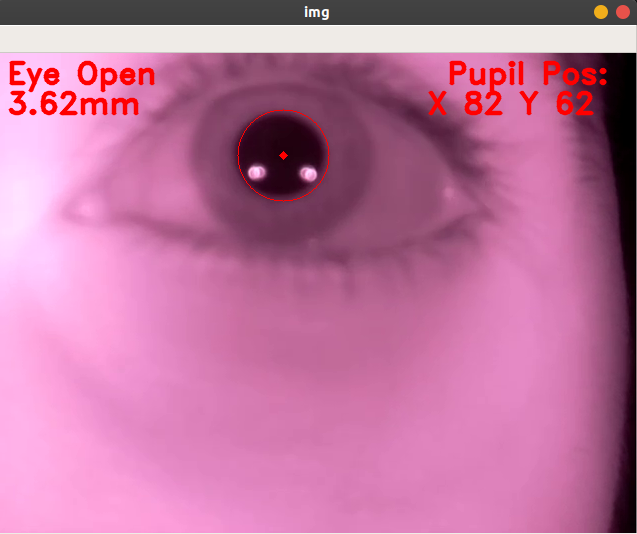
#> input picture Image1.png, 637 x 534 px, given in place of a.h264, which was not available
$ python PupilDetection.py
#> lines starting #> are read from the running program, lines starting #| are printed output that depends on the picture; after the words box and inside, x2 and y2 are one past the last pixel; in counts of white or black regions, pixels touching at a corner belong together; pictures that were not available may be replaced by others from this repository, and a replacement may not be noted
import numpy as np
import cv2
import matplotlib.pyplot as plt
import matplotlib.animation as animation
eye_cascade = cv2.CascadeClassifier('haarcascae_eye.xml')
cap = cv2.VideoCapture('a.h264')

diameter=[]
blink =False
bcount = -1
kernel = np.ones((5,5),np.uint8)
global a
font = cv2.FONT_HERSHEY_DUPLEX
try:
    while 1:
        ret, img = cap.read()
#> img is the input picture: shape (534, 637, 3); mean B, G, R 158.4, 116.6, 190.8
        gray = cv2.cvtColor(img, cv2.COLOR_BGR2GRAY)
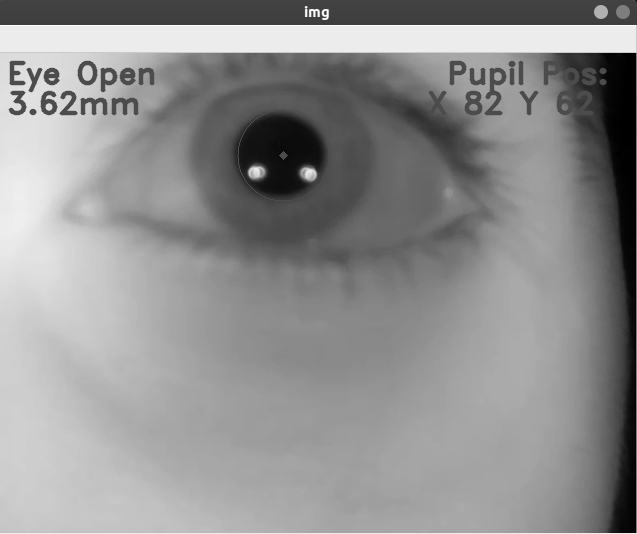
#> gray: shape (534, 637); min 0, max 255, mean 143.5
        eyes = eye_cascade.detectMultiScale(gray,1.1,7)
#> eyes = [[411, 202, 80, 80], [196, 89, 158, 158]]
        if (len(eyes)>0):
            a = "Eye Open"

            if (blink==True):
                blink=False

            cv2.putText(img,a,(10,30), font, 1,(0,0,255),2,cv2.LINE_AA)
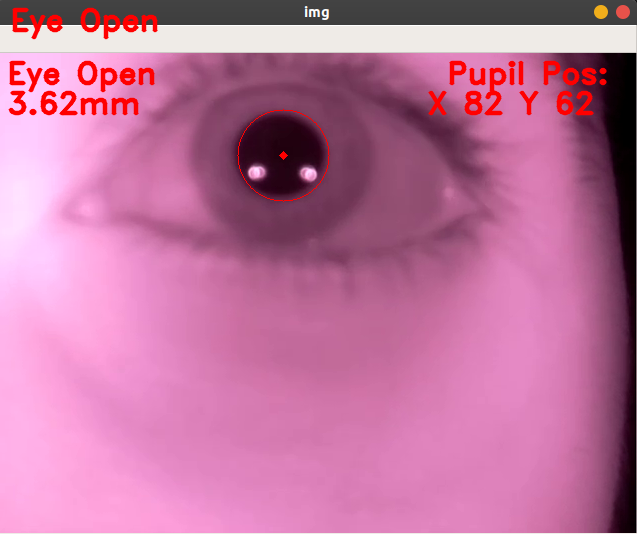
#> img: shape (534, 637, 3); 0.56% of pixels changed, all inside (x1, y1, x2, y2) = (12, 7, 158, 40)

            for (ex,ey,ew,eh) in eyes:
                #cv2.rectangle(img,(ex,ey),(ex+ew,ey+eh),(0,255,0),2)
                roi_gray2 = gray[ey:ey+eh, ex:ex+ew]
                roi_color2 = img[ey:ey+eh, ex:ex+ew]
                blur = cv2.GaussianBlur(roi_gray2,(5,5),10)
                erosion = cv2.erode(blur,kernel,iterations = 2)
                ret3,th3 = cv2.threshold(erosion,0,255,cv2.THRESH_BINARY+cv2.THRESH_OTSU)
                circles = cv2.HoughCircles(erosion,cv2.HOUGH_GRADIENT,4,200,param1=20,param2=150,minRadius=0,maxRadius=0)
                try:
                    for i in circles[0,:]:
                        if(i[2]>0 and i[2]<55):
                            cv2.circle(roi_color2,(i[0],i[1]),i[2],(0,0,255),1)
                            cv2.putText(img,"Pupil Pos:",(450,30), font, 1,(0,0,255),2,cv2.LINE_AA)
                            cv2.putText(img,"X "+str(int(i[0]))+" Y "+str(int(i[1])),(430,60), font, 1,(0,0,255),2,cv2.LINE_AA)
                            d = (i[2]*2.0)
                            dmm = 1/(25.4/d)
                            diameter.append(dmm)
                            cv2.putText(img,str('{0:.2f}'.format(dmm))+"mm",(10,60), font, 1,(0,0,255),2,cv2.LINE_AA)
                            cv2.circle(roi_color2,(i[0],i[1]),2,(0,0,255),3)
                            #cv2.imshow('erosion',erosion)
                except Exception as e:
                    pass
#> this loop made 2 passes
#> (ex, ey, ew, eh, ret3) on pass 1: (411, 202, 80, 80, 113)
#> (ex, ey, ew, eh, ret3, circles) on pass 2: (196, 89, 158, 158, 51, [[86, 66, 45.2]])
#> pass 1, `roi_color2 = img[ey:ey+eh, ex:ex+ew]`:
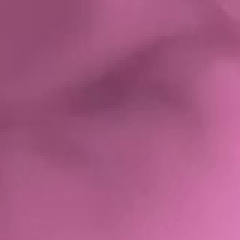
#> roi_color2: shape (80, 80, 3) (shown 3 times larger); mean B, G, R 130.1, 89.4, 165.2
#> after the loop:
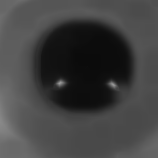
#> erosion: shape (158, 158); min 11, max 155, mean 65.1
#> after the loop:
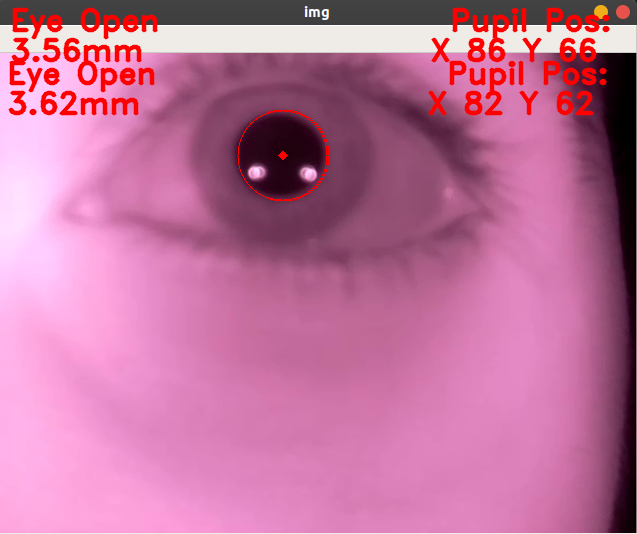
#> img: shape (534, 637, 3); 1.69% of pixels changed, all inside (x1, y1, x2, y2) = (11, 7, 610, 200)
#> after the loop:
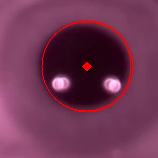
#> roi_color2: shape (158, 158, 3); mean B, G, R 82.8, 52.3, 112.9
#> after the loop, diameter = [3.56]

        else:
            if (blink==False):
                blink=True
                if blink==True:
                     cv2.putText(img,"Blink",(10,90), font, 1,(0,0,255),2,cv2.LINE_AA)
            a="Eye Close"
            cv2.putText(img,a,(10,30), font, 1,(0,0,255),2,cv2.LINE_AA)

        cv2.imshow('img',img)
        k = cv2.waitKey(30) & 0xff
#> (key Esc is pressed here)
        if k == 27:
            break
    plt.plot(diameter)
    plt.ylabel('pupil Diameter')
    plt.show()
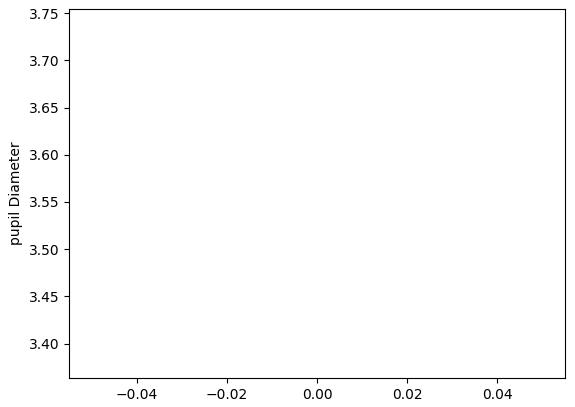
#> figure drawn by matplotlib, 1 panel
    cap.release()
    cv2.destroyAllWindows()
except:
    plt.plot(diameter)
    plt.ylabel('pupil Diameter')
    plt.show()

$ run again, on Image2.png
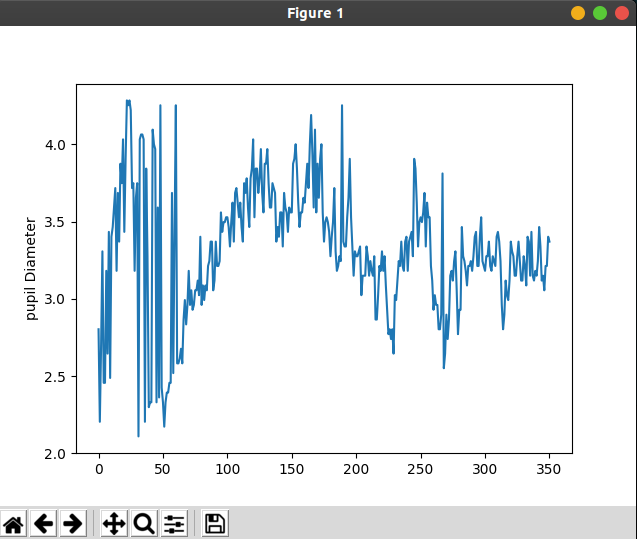
#> input picture Image2.png, 637 x 539 px, given in place of a.h264, which was not available
#> img is the input picture: shape (539, 637, 3); mean B, G, R 235.9, 232.3, 227.1
#> `gray = cv2.cvtColor(img, cv2.COLOR_BGR2GRAY)`:
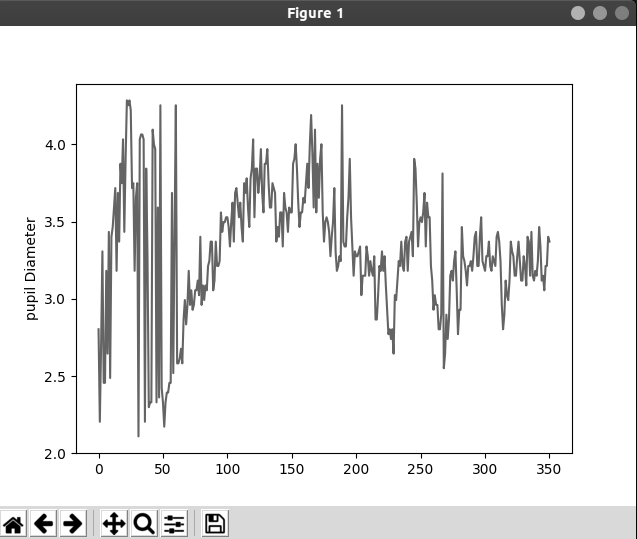
#> gray: shape (539, 637); min 0, max 255, mean 231.2
#> eyes = ()
#> `plt.show()`:
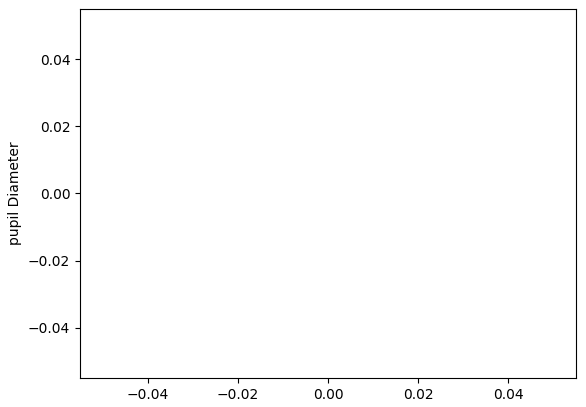
#> figure drawn by matplotlib, 1 panel
